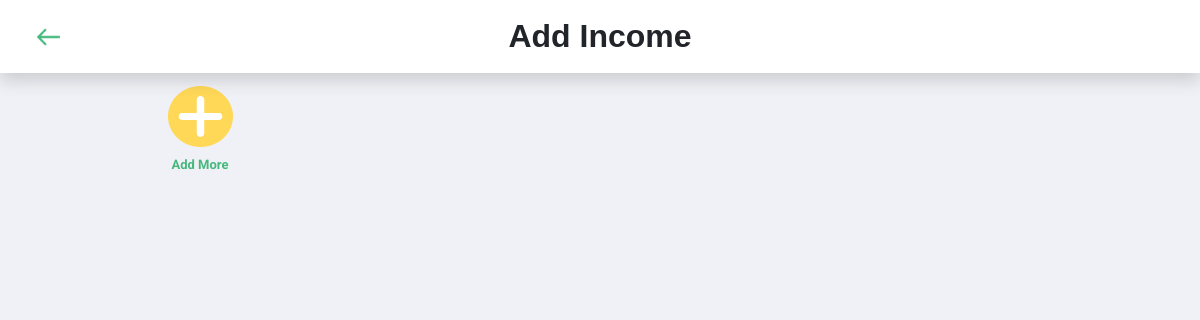
/pages/income&expenses/addIncome.php, run on an earlier commit of the app's database.
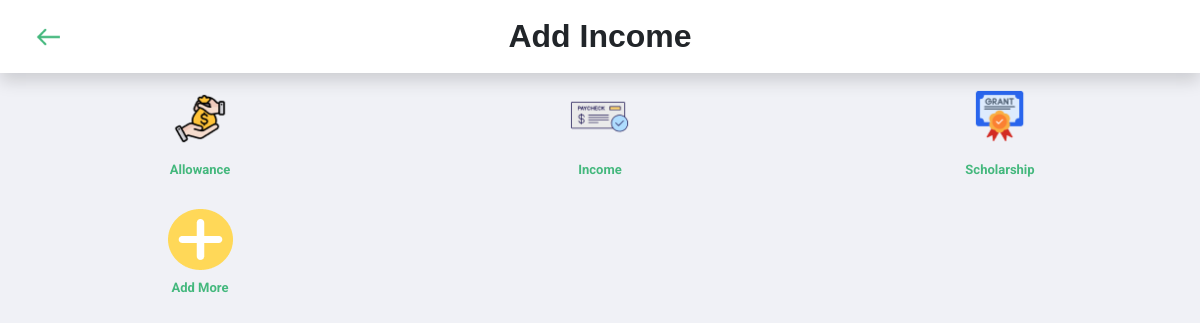
And on a later commit of the database.
### tables this page shows
CREATE TABLE `tbl_usercategories` (
  `userCategoryID` int(11) NOT NULL,
  `categoryName` varchar(100) NOT NULL,
  `type` varchar(10) NOT NULL,
  `icon` varchar(50) NOT NULL,
  `userNecessityType` varchar(20) NOT NULL,
  `userisFlexible` tinyint(1) NOT NULL,
  `defaultCategoryID` int(11) NOT NULL,
  `userID` int(11) NOT NULL,
  `isSelected` tinyint(1) NOT NULL DEFAULT 0
);

### assets/shared/connect.php (called while the page is built, shortened)
<?php
  function executeQuery($query){
    $conn = $GLOBALS['conn'];
    return mysqli_query($conn, $query);
  }
?>

### pages/income&expenses/process/addincomeprocess.php (called while the page is built, shortened)
<?php
$getIncomeCategoriesQuery = "SELECT userCategoryID, categoryName, icon  FROM tbl_usercategories WHERE userID = 1 AND type = 'income' AND isSelected = 1";
$incomeCategoriesResult = executeQuery($getIncomeCategoriesQuery);
?>

### pages/income&expenses/addIncome.php (the view, shortened to what this page needs)
<?php include("../../assets/shared/connect.php"); ?>
<?php include ("process/addincomeprocess.php");?>
<!DOCTYPE html>
<html lang="en">
<head>
    <link href="https://cdn.jsdelivr.net/npm/bootstrap@5.3.3/dist/css/bootstrap.min.css" rel="stylesheet">
    <link rel="stylesheet" href="../../assets/css/sideBar.css">
    <link rel="stylesheet" href="../../assets/css/addIncomeExpense.css">
</head>
<body>
    <nav class="bg-white px-4 py-4 d-flex justify-content-center align-items-center shadow sticky-top">
        <div class="container-fluid position-relative">
            <div class="d-flex align-items-start justify-content-start">
                <a href="income&expenses.php">
                    <img class="img-fluid" src="../../assets/img/shared/BackArrow.png" alt="Back"
                        style="height: 24px;" />
                </a>
            </div>
            <div class="position-absolute top-50 start-50 translate-middle">
                <h2 class="m-0 text-center navigationBarTitle">Add Income</h2>
            </div>
        </div>
    </nav>
    <div class="container-fluid mainContainer">
        <div class="scrollable-container" id="scrollableContainer">
            <div class="row py-2">
                <?php
                if (mysqli_num_rows($incomeCategoriesResult) > 0) {
                    while ($incomeCategories = mysqli_fetch_assoc($incomeCategoriesResult)) {
                        ?>
                        <div class="col-4 d-flex justify-content-center align-items-center">
                            <button onclick="categoryButton(this); sendID(this);" type="button"
                                class="btn p-0 m-0 text-center categoryButton"
                                data-categoryID='<?php echo $incomeCategories['userCategoryID'] ?>'>
                                <img class="img-fluid categoryPic"
                                    src="../../assets/img/shared/categories/income/<?php echo $incomeCategories['icon'] ?>">
                                <p class="categoryName py-2"><b><?php echo $incomeCategories['categoryName'] ?></b></p>
                            </button>
                        </div>
                        <?php
                    }
                }
                ?>
                <div class="col-4 d-flex justify-content-center align-items-center">
                    <a style="text-decoration: none;" href="addIncomeCategory.php">
                        <div class="container p-0 mt-1 text-center">
                            <img class="img-fluid categoryPic" src="../../assets/img/shared/addCategory.png">
                            <p class="categoryName py-2"><b>Add More</b></p>
                    </a>
                </div>
            </div>
        </div>
    </div>
</body>
</html>

What changed in the data, as far as the page shows it:
added tbl_usercategories: icon (picture), categoryName "Allowance"
added tbl_usercategories: icon (picture), categoryName "Income"
added tbl_usercategories: icon (picture), categoryName "Scholarship"
